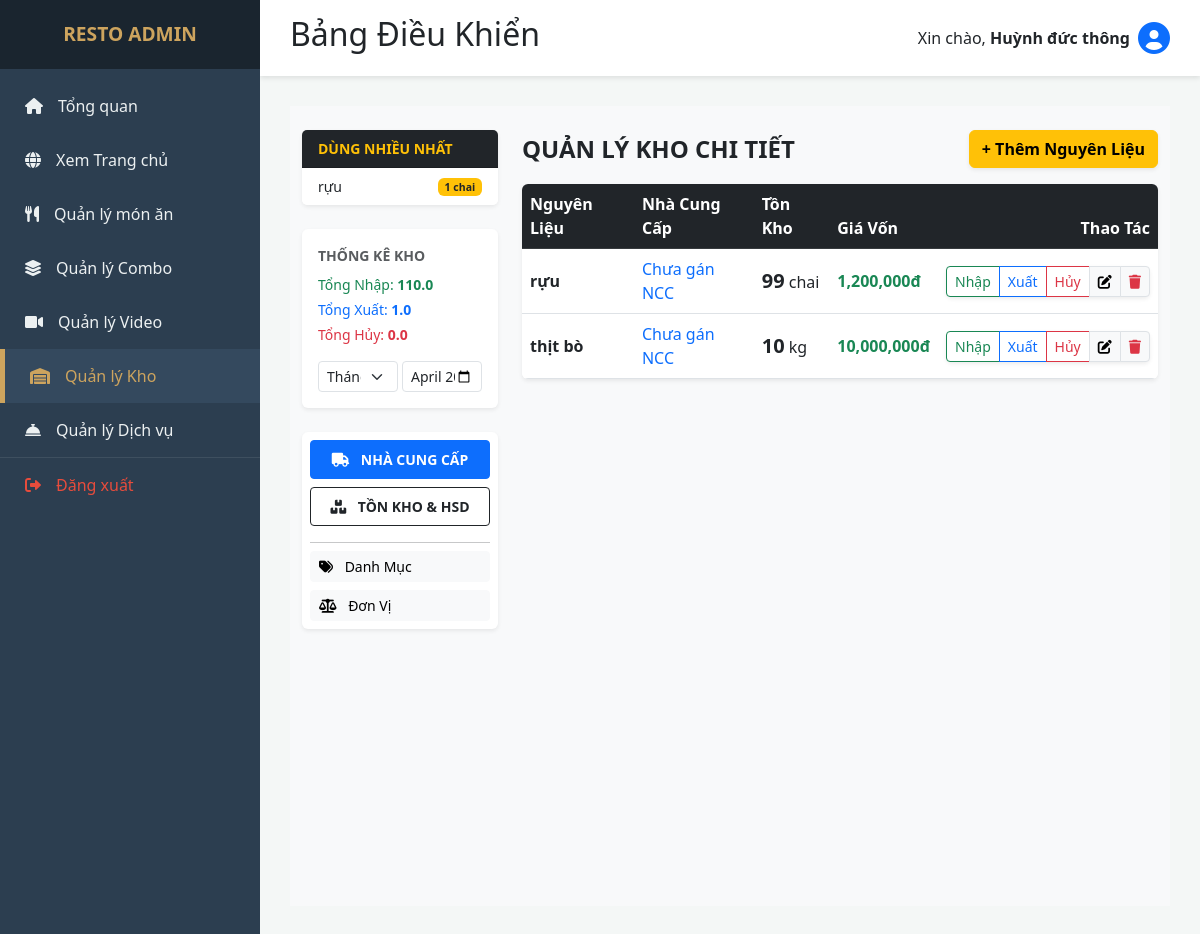
The app's page /admin/manage_inventory.php (signed in) with its own data.
### tables this page shows
CREATE TABLE `inventory` (
  `id` int(11) NOT NULL,
  `item_name` varchar(255) NOT NULL,
  `category` varchar(100) DEFAULT NULL,
  `unit_name` varchar(50) DEFAULT NULL,
  `stock_quantity` decimal(10,2) DEFAULT 0.00,
  `cost_price` decimal(15,2) DEFAULT 0.00,
  `supplier_id` int(11) DEFAULT NULL,
  `entry_date` date DEFAULT NULL,
  `expiry_date` date DEFAULT NULL,
  `revenue` decimal(15,2) DEFAULT 0.00,
  `updated_at` timestamp NOT NULL DEFAULT current_timestamp() ON UPDATE current_timestamp()
);

### admin/manage_inventory.php (the view, shortened to what this page needs)
<?php
$db = (new Database())->getConnection();
$f_type = $_GET['f_type'] ?? 'month';
$f_val = $_GET['f_val'] ?? date('Y-m');
$where = ($f_type == 'day') ? "DATE(created_at) = '$f_val'" : (($f_type == 'year') ? "YEAR(created_at) = '$f_val'" : "DATE_FORMAT(created_at, '%Y-%m') = '$f_val'");
$stats = $db->query("SELECT
    SUM(CASE WHEN type='import' THEN quantity ELSE 0 END) as ti,
    SUM(CASE WHEN type='export' THEN quantity ELSE 0 END) as te,
    SUM(CASE WHEN type='loss' THEN quantity ELSE 0 END) as tl
    FROM inventory_history WHERE $where")->fetch(PDO::FETCH_ASSOC);
$top_used = $db->query("SELECT i.item_name, SUM(h.quantity) as total, i.unit_name FROM inventory_history h JOIN inventory i ON h.ingredient_id = i.id WHERE h.type = 'export' GROUP BY i.id ORDER BY total DESC LIMIT 5")->fetchAll(PDO::FETCH_ASSOC);
$inv = $db->query("SELECT i.*, s.name as s_name FROM inventory i LEFT JOIN suppliers s ON i.supplier_id = s.id ORDER BY i.item_name ASC")->fetchAll(PDO::FETCH_ASSOC);
include '../public/admin_layout_header.php';
?>
<div class="container-fluid py-4 bg-light min-vh-100">
    <div class="row g-4">
        <div class="col-lg-3">
            <div class="card shadow-sm border-0 mb-4">
                <div class="card-header bg-dark text-warning fw-bold small">DÙNG NHIỀU NHẤT</div>
                <ul class="list-group list-group-flush">
                    <?php foreach($top_used as $t): ?>
                    <li class="list-group-item d-flex justify-content-between align-items-center small">
                        <?= htmlspecialchars($t['item_name']) ?> <span class="badge bg-warning text-dark"><?= (float)$t['total'] ?> <?= $t['unit_name'] ?></span>
                    </li>
                    <?php endforeach; ?>
                </ul>
            </div>
            <div class="card p-3 shadow-sm border-0 mb-4">
                <div class="fw-bold mb-2 small text-muted text-uppercase">Thống kê kho</div>
                <div class="small mb-1 text-success">Tổng Nhập: <b><?= number_format($stats['ti'] ?? 0, 1) ?></b></div>
                <div class="small mb-1 text-primary">Tổng Xuất: <b><?= number_format($stats['te'] ?? 0, 1) ?></b></div>
                <div class="small mb-3 text-danger">Tổng Hủy: <b><?= number_format($stats['tl'] ?? 0, 1) ?></b></div>
                <form method="GET" class="row g-1">
                    <div class="col-6"><select name="f_type" class="form-select form-select-sm" onchange="this.form.submit()">
                        <option value="month" <?= $f_type=='month'?'selected':'' ?>>Tháng</option>
                    </select></div>
                    <div class="col-6"><input type="<?= $f_type=='day'?'date':($f_type=='year'?'number':'month') ?>" name="f_val" class="form-control form-control-sm" value="<?= $f_val ?>" onchange="this.form.submit()"></div>
                </form>
            </div>
            <div class="card p-2 shadow-sm border-0">
                <button class="btn btn-primary btn-sm w-100 mb-2 py-2 fw-bold" onclick="switchTab('suppliers')"><i class="fas fa-truck me-2"></i> NHÀ CUNG CẤP</button>
                <button class="btn btn-outline-dark btn-sm w-100 mb-2 py-2 fw-bold" onclick="switchTab('stock')"><i class="fas fa-boxes me-2"></i> TỒN KHO & HSD</button>
                <hr class="my-2">
                <button class="btn btn-light btn-sm w-100 mb-2 text-start" onclick="openTagManager('category')"><i class="fas fa-tags me-2"></i> Danh Mục</button>
                <button class="btn btn-light btn-sm w-100 text-start" onclick="openTagManager('unit')"><i class="fas fa-balance-scale me-2"></i> Đơn Vị</button>
            </div>
        </div>
        <div class="col-lg-9 tab-content">
            <div class="tab-pane fade show active" id="tab-stock">
                <div class="d-flex justify-content-between align-items-center mb-3">
                    <h4 class="fw-bold m-0 text-uppercase">Quản Lý Kho Chi Tiết</h4>
                    <button class="btn btn-warning fw-bold shadow-sm" onclick="openInventoryModal()">+ Thêm Nguyên Liệu</button>
                </div>
                <div class="card shadow-sm border-0 overflow-hidden">
                    <table class="table align-middle mb-0 table-hover">
                        <thead class="table-dark">
                            <tr>
                                <th>Nguyên Liệu</th>
                                <th>Nhà Cung Cấp</th> <th>Tồn Kho</th>
                                <th>Giá Vốn</th>
                                <th class="text-end">Thao Tác</th>
                            </tr>
                        </thead>
                        <tbody>
                            <?php foreach($inv as $i): ?>
                            <tr>
                                <td><strong><?= htmlspecialchars($i['item_name']) ?></strong></td>
                                <td class="text-primary fw-medium">
                                    <?= htmlspecialchars($i['s_name'] ?? 'Chưa gán NCC') ?>
                                </td>
                                <td><span class="fs-5 fw-bold"><?= (float)$i['stock_quantity'] ?></span> <?= $i['unit_name'] ?></td>
                                <td class="text-success fw-bold"><?= number_format($i['cost_price']) ?>đ</td>
                                <td class="text-end">
                                    <div class="btn-group shadow-sm">
                                        <button class="btn btn-sm btn-outline-success" onclick="openImport(<?= $i['id'] ?>, '<?= $i['item_name'] ?>', '<?= $i['unit_name'] ?>')">Nhập</button>
                                        <button class="btn btn-sm btn-outline-primary" onclick="openExport(<?= $i['id'] ?>, '<?= $i['item_name'] ?>', 'export')">Xuất</button>
                                        <button class="btn btn-sm btn-outline-danger" onclick="openExport(<?= $i['id'] ?>, '<?= $i['item_name'] ?>', 'loss')">Hủy</button>
                                        <button class="btn btn-sm btn-light border" onclick='openEdit(<?= json_encode($i) ?>)'><i class="fas fa-edit"></i></button>
                                        <a href="?delete_id=<?= $i['id'] ?>" class="btn btn-sm btn-light border text-danger" onclick="return confirm('Xóa nguyên liệu?')"><i class="fas fa-trash"></i></a>
                                    </div>
                                </td>
                            </tr>
                            <?php endforeach; ?>
                        </tbody>
                    </table>
                </div>
            </div>
        </div>
    </div>
</div>

### public/admin_layout_header.php (style rules this page uses)
* { margin: 0; padding: 0; box-sizing: border-box; font-family: 'Segoe UI', sans-serif; }
body { display: flex; min-height: 100vh; background-color: #f4f7f6; }

### records on screen
inventory: item_name "rựu", s_name "Chưa gán NCC", stock_quantity "99", unit_name "chai", cost_price "1,200,000"
inventory: item_name "thịt bò", s_name "Chưa gán NCC", stock_quantity "10", unit_name "kg", cost_price "10,000,000"

### other values on screen
$_SESSION['user_name'] "Huỳnh đức thông"
$t['item_name'] "rựu"
$t['total'] "1"
$t['unit_name'] "chai"
$stats['ti'] "110.0"
$stats['te'] "1.0"
$stats['tl'] "0.0"
